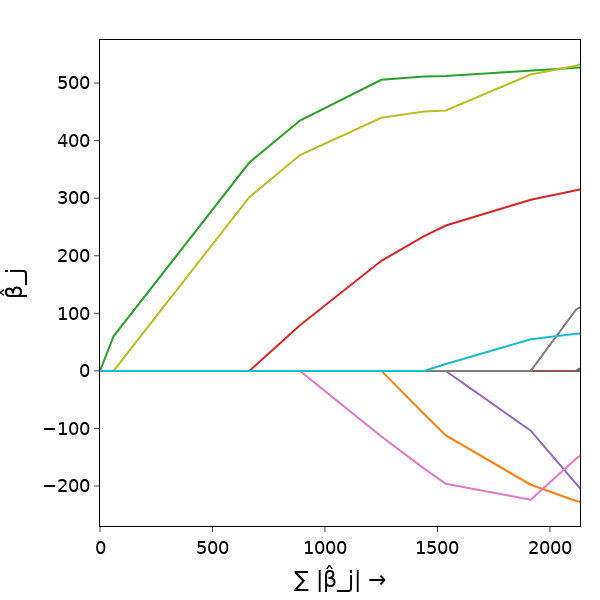
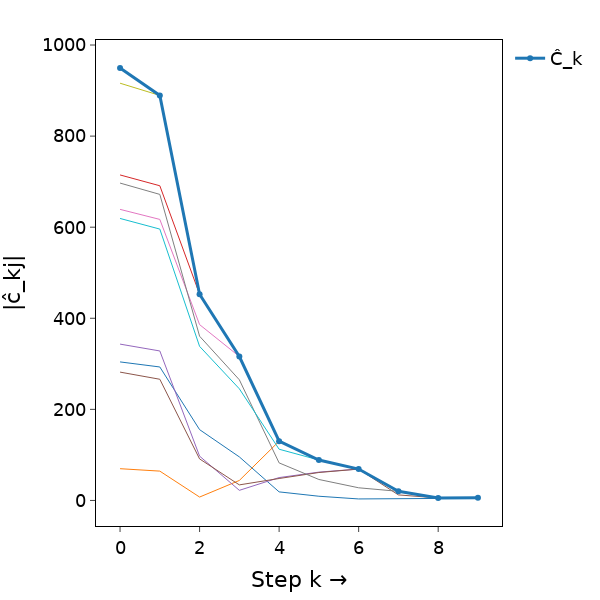

The notebook cell saved with these charts, in order:
### Code cell
import plotly.graph_objects as go

fig_coeff = go.Figure()

for j in range(m):
    fig_coeff.add_trace(
        go.Scatter(
            x=l1_norm,
            y=beta_path[:, j],
            mode="lines",
            name=f"β{j+1}",
            showlegend=False
        )
    )

fig_coeff.update_layout(
    template="simple_white",
    font=dict(
        family="DejaVu Sans",
        size=18,
        color="black"
    ),
    margin=dict(l=60, r=20, t=40, b=50),
    width=600,
    height=600,
)

fig_coeff.update_xaxes(
    title_text="∑ |β̂_j| →",
    showline=True, linecolor="black", linewidth=1,
    mirror=True,
    ticks="outside",
    showgrid=False,
)
fig_coeff.update_yaxes(
    title_text="β̂_j",
    showline=True, linecolor="black", linewidth=1,
    mirror=True,
    ticks="outside",
    showgrid=False,
)

fig_coeff.show()


# Figure 2
fig_corr = go.Figure()

for j in range(m):
    fig_corr.add_trace(
        go.Scatter(
            x=steps,
            y=abs_corr_path[:, j],
            mode="lines",
            line=dict(width=1),
            showlegend=False
        )
    )

fig_corr.add_trace(
    go.Scatter(
        x=steps,
        y=C_k,
        mode="lines+markers",
        line=dict(width=3),
        name="Ĉ_k"
    )
)

fig_corr.update_layout(
    template="simple_white",
    font=dict(
        family="DejaVu Sans",
        size=18,
        color="black"
    ),
    margin=dict(l=60, r=20, t=40, b=50),
    width=600,
    height=600
)

fig_corr.update_xaxes(
    title_text="Step k →",
    showline=True, linecolor="black", linewidth=1,
    mirror=True,
    ticks="outside",
    showgrid=False,
    dtick=2,
)
fig_corr.update_yaxes(
    title_text="|ĉ_kj|",
    showline=True, linecolor="black", linewidth=1,
    mirror=True,
    ticks="outside",
    showgrid=False,
)

fig_corr.show()

### Figure 1 — Plotly figure (JSON) as saved in the notebook; plotly's stock layout.template omitted (floating-point values rounded to 4 significant figures)
{"data": [{"mode": "lines", "name": "β1", "showlegend": false, "type": "scatter", "x": [0.0, 60.12, 663.7, 888.9, 1251.0, 1441.0, 1537.0, 1915.0, 2116.0, 2134.0], "y": [0.0, 0.0, 0.0, 0.0, 0.0, 0.0, 0.0, 0.0, 0.0, 0.0]}, {"mode": "lines", "name": "β2", "showlegend": false, "type": "scatter", "x": [0.0, 60.12, 663.7, 888.9, 1251.0, 1441.0, 1537.0, 1915.0, 2116.0, 2134.0], "y": [0.0, 0.0, 0.0, 0.0, 0.0, -74.91, -112.0, -197.8, -226.1, -227.2]}, {"mode": "lines", "name": "β3", "showlegend": false, "type": "scatter", "x": [0.0, 60.12, 663.7, 888.9, 1251.0, 1441.0, 1537.0, 1915.0, 2116.0, 2134.0], "y": [0.0, 60.12, 361.9, 434.8, 505.7, 511.4, 512.0, 522.3, 526.9, 527.0]}, {"mode": "lines", "name": "β4", "showlegend": false, "type": "scatter", "x": [0.0, 60.12, 663.7, 888.9, 1251.0, 1441.0, 1537.0, 1915.0, 2116.0, 2134.0], "y": [0.0, 0.0, 0.0, 79.23, 191.3, 234.1, 252.5, 297.2, 314.4, 315.1]}, {"mode": "lines", "name": "β5", "showlegend": false, "type": "scatter", "x": [0.0, 60.12, 663.7, 888.9, 1251.0, 1441.0, 1537.0, 1915.0, 2116.0, 2134.0], "y": [0.0, 0.0, 0.0, 0.0, 0.0, 0.0, 0.0, -103.9, -195.1, -204.0]}, {"mode": "lines", "name": "β6", "showlegend": false, "type": "scatter", "x": [0.0, 60.12, 663.7, 888.9, 1251.0, 1441.0, 1537.0, 1915.0, 2116.0, 2134.0], "y": [0.0, 0.0, 0.0, 0.0, 0.0, 0.0, 0.0, 0.0, 0.0, 4.597]}, {"mode": "lines", "name": "β7", "showlegend": false, "type": "scatter", "x": [0.0, 60.12, 663.7, 888.9, 1251.0, 1441.0, 1537.0, 1915.0, 2116.0, 2134.0], "y": [0.0, 0.0, 0.0, 0.0, -114.1, -169.7, -196.0, -223.9, -152.5, -147.6]}, {"mode": "lines", "name": "β8", "showlegend": false, "type": "scatter", "x": [0.0, 60.12, 663.7, 888.9, 1251.0, 1441.0, 1537.0, 1915.0, 2116.0, 2134.0], "y": [0.0, 0.0, 0.0, 0.0, 0.0, 0.0, 0.0, 0.0, 106.3, 110.7]}, {"mode": "lines", "name": "β9", "showlegend": false, "type": "scatter", "x": [0.0, 60.12, 663.7, 888.9, 1251.0, 1441.0, 1537.0, 1915.0, 2116.0, 2134.0], "y": [0.0, 0.0, 301.8, 374.9, 439.7, 450.7, 452.4, 514.7, 529.9, 532.6]}, {"mode": "lines", "name": "β10", "showlegend": false, "type": "scatter", "x": [0.0, 60.12, 663.7, 888.9, 1251.0, 1441.0, 1537.0, 1915.0, 2116.0, 2134.0], "y": [0.0, 0.0, 0.0, 0.0, 0.0, 0.0, 12.08, 54.77, 64.49, 64.84]}], "layout": {"font": {"color": "black", "family": "DejaVu Sans", "size": 18}, "height": 600, "margin": {"b": 50, "l": 60, "r": 20, "t": 40}, "width": 600, "xaxis": {"linecolor": "black", "linewidth": 1, "mirror": true, "showgrid": false, "showline": true, "ticks": "outside", "title": {"text": "∑ |β̂_j| →"}}, "yaxis": {"linecolor": "black", "linewidth": 1, "mirror": true, "showgrid": false, "showline": true, "ticks": "outside", "title": {"text": "β̂_j"}}}}

### Figure 2 — Plotly figure (JSON) as saved in the notebook; plotly's stock layout.template omitted (floating-point values rounded to 4 significant figures)
{"data": [{"line": {"width": 1}, "mode": "lines", "showlegend": false, "type": "scatter", "x": [0, 1, 2, 3, 4, 5, 6, 7, 8, 9], "y": [304.2, 293.1, 155.5, 95.62, 18.81, 9.227, 3.283, 3.506, 4.848, 4.927]}, {"line": {"width": 1}, "mode": "lines", "showlegend": false, "type": "scatter", "x": [0, 1, 2, 3, 4, 5, 6, 7, 8, 9], "y": [69.72, 64.41, 7.432, 43.92, 130.1, 88.78, 68.96, 19.98, 5.478, 4.927]}, {"line": {"width": 1}, "mode": "lines", "showlegend": false, "type": "scatter", "x": [0, 1, 2, 3, 4, 5, 6, 7, 8, 9], "y": [949.4, 889.3, 452.9, 316.1, 130.1, 88.78, 68.96, 19.98, 5.478, 4.927]}, {"line": {"width": 1}, "mode": "lines", "showlegend": false, "type": "scatter", "x": [0, 1, 2, 3, 4, 5, 6, 7, 8, 9], "y": [714.7, 691.0, 452.9, 316.1, 130.1, 88.78, 68.96, 19.98, 5.478, 4.927]}, {"line": {"width": 1}, "mode": "lines", "showlegend": false, "type": "scatter", "x": [0, 1, 2, 3, 4, 5, 6, 7, 8, 9], "y": [343.3, 328.2, 97.29, 22.18, 50.19, 62.18, 68.96, 19.98, 5.478, 4.927]}, {"line": {"width": 1}, "mode": "lines", "showlegend": false, "type": "scatter", "x": [0, 1, 2, 3, 4, 5, 6, 7, 8, 9], "y": [281.8, 266.1, 91.19, 34.18, 48.15, 61.34, 68.88, 12.12, 5.478, 6.028]}, {"line": {"width": 1}, "mode": "lines", "showlegend": false, "type": "scatter", "x": [0, 1, 2, 3, 4, 5, 6, 7, 8, 9], "y": [639.1, 617.1, 386.1, 316.1, 130.1, 88.78, 68.96, 19.98, 5.478, 4.927]}, {"line": {"width": 1}, "mode": "lines", "showlegend": false, "type": "scatter", "x": [0, 1, 2, 3, 4, 5, 6, 7, 8, 9], "y": [696.9, 672.0, 360.7, 264.9, 82.44, 46.06, 27.79, 19.98, 5.478, 4.927]}, {"line": {"width": 1}, "mode": "lines", "showlegend": false, "type": "scatter", "x": [0, 1, 2, 3, 4, 5, 6, 7, 8, 9], "y": [916.1, 889.3, 452.9, 316.1, 130.1, 88.78, 68.96, 19.98, 5.478, 4.927]}, {"line": {"width": 1}, "mode": "lines", "showlegend": false, "type": "scatter", "x": [0, 1, 2, 3, 4, 5, 6, 7, 8, 9], "y": [619.2, 595.9, 338.3, 245.1, 112.5, 88.78, 68.96, 19.98, 5.478, 4.927]}, {"line": {"width": 3}, "mode": "lines+markers", "name": "Ĉ_k", "type": "scatter", "x": [0, 1, 2, 3, 4, 5, 6, 7, 8, 9], "y": [949.4, 889.3, 452.9, 316.1, 130.1, 88.78, 68.96, 19.98, 5.478, 6.028]}], "layout": {"font": {"color": "black", "family": "DejaVu Sans", "size": 18}, "height": 600, "margin": {"b": 50, "l": 60, "r": 20, "t": 40}, "width": 600, "xaxis": {"dtick": 2, "linecolor": "black", "linewidth": 1, "mirror": true, "showgrid": false, "showline": true, "ticks": "outside", "title": {"text": "Step k →"}}, "yaxis": {"linecolor": "black", "linewidth": 1, "mirror": true, "showgrid": false, "showline": true, "ticks": "outside", "title": {"text": "|ĉ_kj|"}}}}
